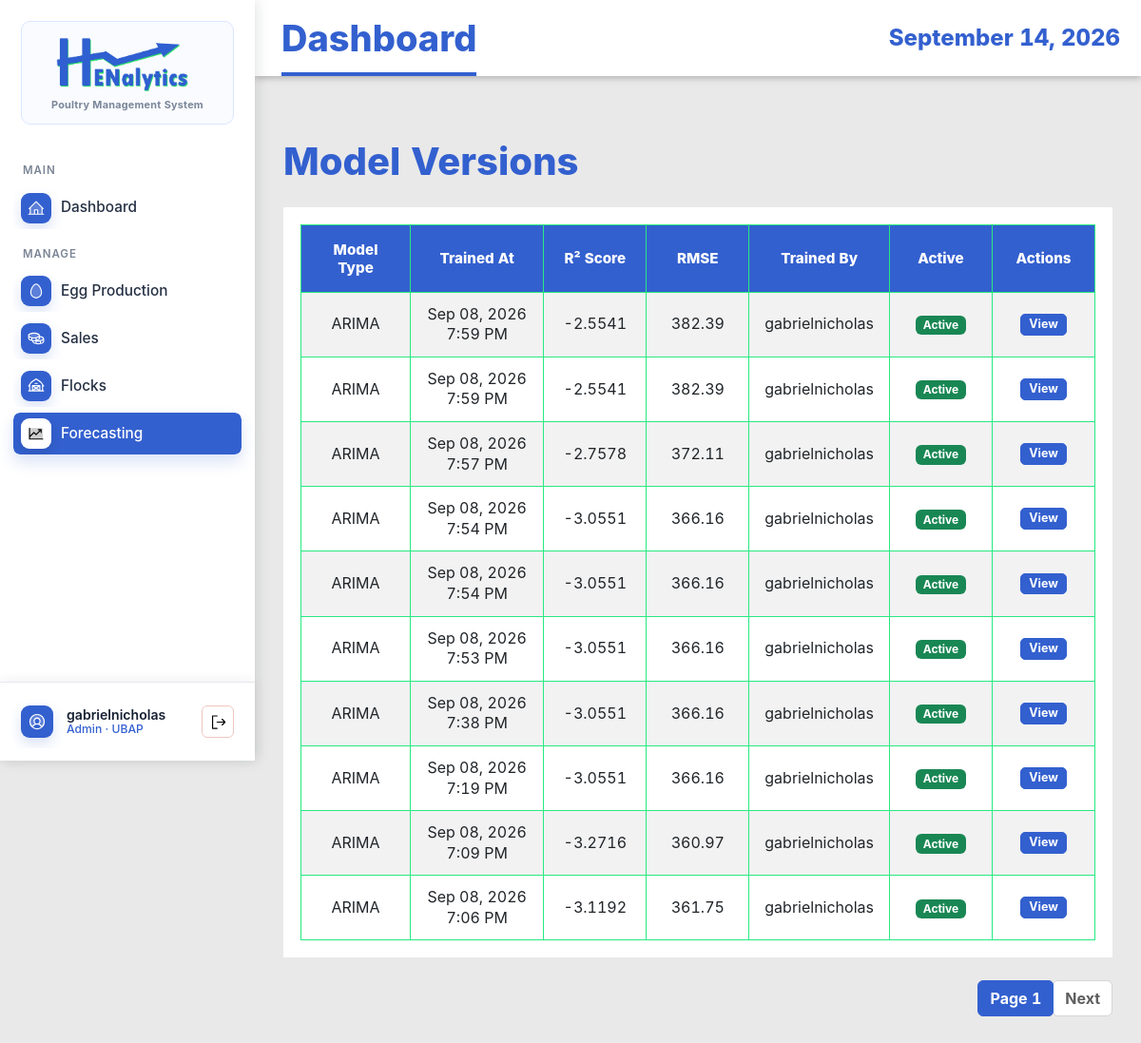
The page /model-versions/ (signed in) on the database as committed earlier.
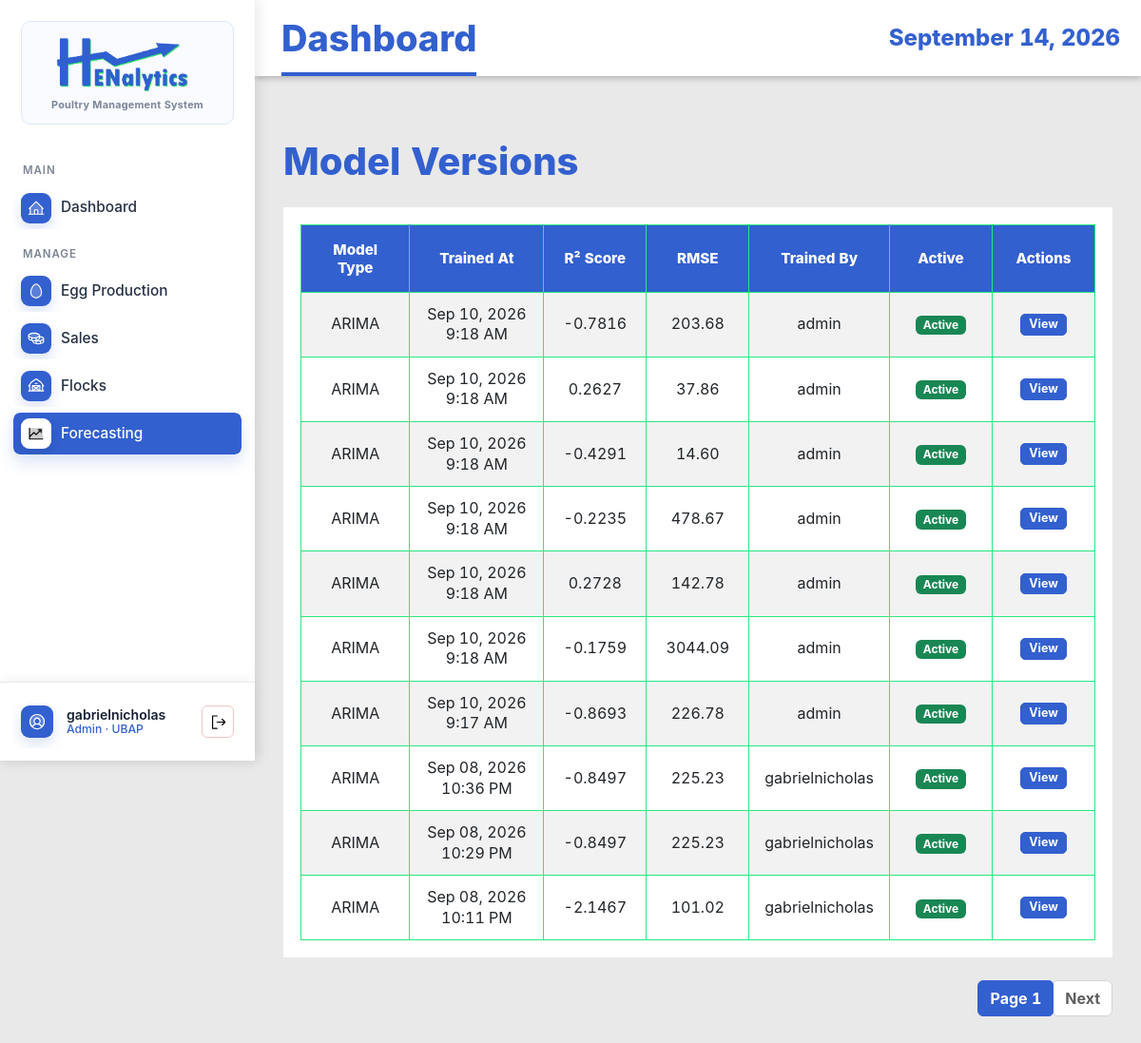
The same page on the database as committed later.
### EggProduction/models.py (models this page shows, shortened)
class ModelVersion(models.Model):
    MODEL_TYPE_CHOICES = (
        ('arima', 'ARIMA'),
        ('mlr', 'Multiple Linear Regression'),
        ('hybrid', 'Hybrid Model'),
        ('lstm', 'LSTM Neural Network'),
    )
    model_type = models.CharField(max_length=20, choices=MODEL_TYPE_CHOICES)
    trained_at = models.DateTimeField(auto_now_add=True)
    triggered_by = models.ForeignKey(User, on_delete=models.SET_NULL, null=True)
    r2_score = models.DecimalField(max_digits=5, decimal_places=4, null=True, blank=True)
    rmse = models.DecimalField(max_digits=10, decimal_places=2, null=True, blank=True)
    mae = models.DecimalField(max_digits=10, decimal_places=2, null=True, blank=True)
    mape = models.DecimalField(max_digits=8, decimal_places=2, null=True, blank=True)
    baseline_rmse = models.DecimalField(max_digits=10, decimal_places=2, null=True, blank=True)
    aic_score = models.DecimalField(max_digits=15, decimal_places=2, null=True, blank=True)
    arima_order = models.CharField(max_length=80, null=True, blank=True, help_text="Format: (p,d,q)")
    pkl_path = models.CharField(max_length=255, null=True, blank=True)
    feature_set = models.CharField(max_length=50, blank=True, default='')
    selection_metric = models.CharField(max_length=30, blank=True, default='rolling_mae_mape')
    comparison_summary = models.JSONField(blank=True, default=dict)
    is_active = models.BooleanField(default=True)
    training_rows = models.IntegerField(null=True, blank=True)
    created_at = models.DateTimeField(auto_now_add=True)
    class Meta:
        ordering = ['-trained_at']
        verbose_name_plural = "Model Versions"

### EggProduction/views.py (the view)
# urls.py: path('model-versions/', views.ModelVersionListView.as_view(), name='model-version-list'),
class ModelVersionListView(AdminAccessMixin, ListView):
    model = ModelVersion
    template_name = 'egg_production/model_version_list.html'
    context_object_name = 'models'
    paginate_by = 10
    ordering = ['-trained_at']

### EggProduction/views.py (called while the page is built)
    def test_func(self):
        user = self.request.user
        try:
            profile = UserProfile.objects.get(user=user)
            return profile.role == 'admin' or user.username == 'gabrielnicholas'
        except UserProfile.DoesNotExist:
            return user.username == 'gabrielnicholas'

### EggProduction/templates/egg_production/model_version_list.html (shortened to what this page needs)
{% extends 'base.html' %}
{% load static %}
{% block content %}
<div class="container mt-4">
    <h1 class="mb-4">Model Versions</h1>
    {% if models %}
    <div class="table-responsive">
        <table class="table table-striped table-hover">
            <thead class="table-dark">
                <tr>
                    <th>Model Type</th>
                    <th>Trained At</th>
                    <th>R² Score</th>
                    <th>RMSE</th>
                    <th>Trained By</th>
                    <th>Active</th>
                    <th>Actions</th>
                </tr>
            </thead>
            <tbody>
                {% for model in models %}
                <tr>
                    <td>{{ model.get_model_type_display }}</td>
                    <td>{{ model.trained_at|date:"M d, Y g:i A" }}</td>
                    <td>{{ model.r2_score|default:"N/A" }}</td>
                    <td>{{ model.rmse|default:"N/A" }}</td>
                    <td>{{ model.triggered_by.get_full_name|default:model.triggered_by.username }}</td>
                    <td>
                        {% if model.is_active %}
                        <span class="badge bg-success">Active</span>
                        {% else %}
                        <span class="badge bg-secondary">Inactive</span>
                        {% endif %}
                    </td>
                    <td>
                        <a href="{% url 'eggproduction:model-version-detail' model.pk %}"
                            class="btn btn-sm btn-info">View</a>
                    </td>
                </tr>
                {% endfor %}
            </tbody>
        </table>
    </div>
    {% if is_paginated %}
    <nav aria-label="Page navigation">
        <ul class="pagination justify-content-center">
            <li class="page-item active"><a class="page-link" href="#">Page {{ page_obj.number }}</a></li>
            {% if page_obj.has_next %}
            <li class="page-item"><a class="page-link" href="?page={{ page_obj.next_page_number }}">Next</a></li>
            {% endif %}
        </ul>
    </nav>
    {% endif %}
    {% else %}
    <div class="alert alert-info">No models available.</div>
    {% endif %}
</div>
{% endblock %}

Rows that differ between the two databases and show on the page:
no longer on this page (row unchanged): ModelVersion: model_type "ARIMA", trained_at "Sep 08, 2026 7:59 PM", r2_score "-2.5541", rmse "382.39", triggered_by.get_full_name "gabrielnicholas", is_active "Active"
no longer on this page (row unchanged): ModelVersion: model_type "ARIMA", trained_at "Sep 08, 2026 7:59 PM", r2_score "-2.5541", rmse "382.39", triggered_by.get_full_name "gabrielnicholas", is_active "Active"
no longer on this page (row unchanged): ModelVersion: model_type "ARIMA", trained_at "Sep 08, 2026 7:57 PM", r2_score "-2.7578", rmse "372.11", triggered_by.get_full_name "gabrielnicholas", is_active "Active"
no longer on this page (row unchanged): ModelVersion: model_type "ARIMA", trained_at "Sep 08, 2026 7:54 PM", r2_score "-3.0551", rmse "366.16", triggered_by.get_full_name "gabrielnicholas", is_active "Active"
no longer on this page (row unchanged): ModelVersion: model_type "ARIMA", trained_at "Sep 08, 2026 7:54 PM", r2_score "-3.0551", rmse "366.16", triggered_by.get_full_name "gabrielnicholas", is_active "Active"
no longer on this page (row unchanged): ModelVersion: model_type "ARIMA", trained_at "Sep 08, 2026 7:53 PM", r2_score "-3.0551", rmse "366.16", triggered_by.get_full_name "gabrielnicholas", is_active "Active"
no longer on this page (row unchanged): ModelVersion: model_type "ARIMA", trained_at "Sep 08, 2026 7:38 PM", r2_score "-3.0551", rmse "366.16", triggered_by.get_full_name "gabrielnicholas", is_active "Active"
no longer on this page (row unchanged): ModelVersion: model_type "ARIMA", trained_at "Sep 08, 2026 7:19 PM", r2_score "-3.0551", rmse "366.16", triggered_by.get_full_name "gabrielnicholas", is_active "Active"
no longer on this page (row unchanged): ModelVersion: model_type "ARIMA", trained_at "Sep 08, 2026 7:09 PM", r2_score "-3.2716", rmse "360.97", triggered_by.get_full_name "gabrielnicholas", is_active "Active"
no longer on this page (row unchanged): ModelVersion: model_type "ARIMA", trained_at "Sep 08, 2026 7:06 PM", r2_score "-3.1192", rmse "361.75", triggered_by.get_full_name "gabrielnicholas", is_active "Active"
added ModelVersion: model_type "ARIMA", trained_at "Sep 10, 2026 9:18 AM", r2_score "-0.7816", rmse "203.68", triggered_by.get_full_name "admin", is_active "Active"
added ModelVersion: model_type "ARIMA", trained_at "Sep 10, 2026 9:18 AM", r2_score "0.2627", rmse "37.86", triggered_by.get_full_name "admin", is_active "Active"
added ModelVersion: model_type "ARIMA", trained_at "Sep 10, 2026 9:18 AM", r2_score "-0.4291", rmse "14.60", triggered_by.get_full_name "admin", is_active "Active"
added ModelVersion: model_type "ARIMA", trained_at "Sep 10, 2026 9:18 AM", r2_score "-0.2235", rmse "478.67", triggered_by.get_full_name "admin", is_active "Active"
added ModelVersion: model_type "ARIMA", trained_at "Sep 10, 2026 9:18 AM", r2_score "0.2728", rmse "142.78", triggered_by.get_full_name "admin", is_active "Active"
added ModelVersion: model_type "ARIMA", trained_at "Sep 10, 2026 9:18 AM", r2_score "-0.1759", rmse "3044.09", triggered_by.get_full_name "admin", is_active "Active"
added ModelVersion: model_type "ARIMA", trained_at "Sep 10, 2026 9:17 AM", r2_score "-0.8693", rmse "226.78", triggered_by.get_full_name "admin", is_active "Active"
added ModelVersion: model_type "ARIMA", trained_at "Sep 08, 2026 10:36 PM", r2_score "-0.8497", rmse "225.23", triggered_by.get_full_name "gabrielnicholas", is_active "Active"
added ModelVersion: model_type "ARIMA", trained_at "Sep 08, 2026 10:29 PM", r2_score "-0.8497", rmse "225.23", triggered_by.get_full_name "gabrielnicholas", is_active "Active"
added ModelVersion: model_type "ARIMA", trained_at "Sep 08, 2026 10:11 PM", r2_score "-2.1467", rmse "101.02", triggered_by.get_full_name "gabrielnicholas", is_active "Active"
